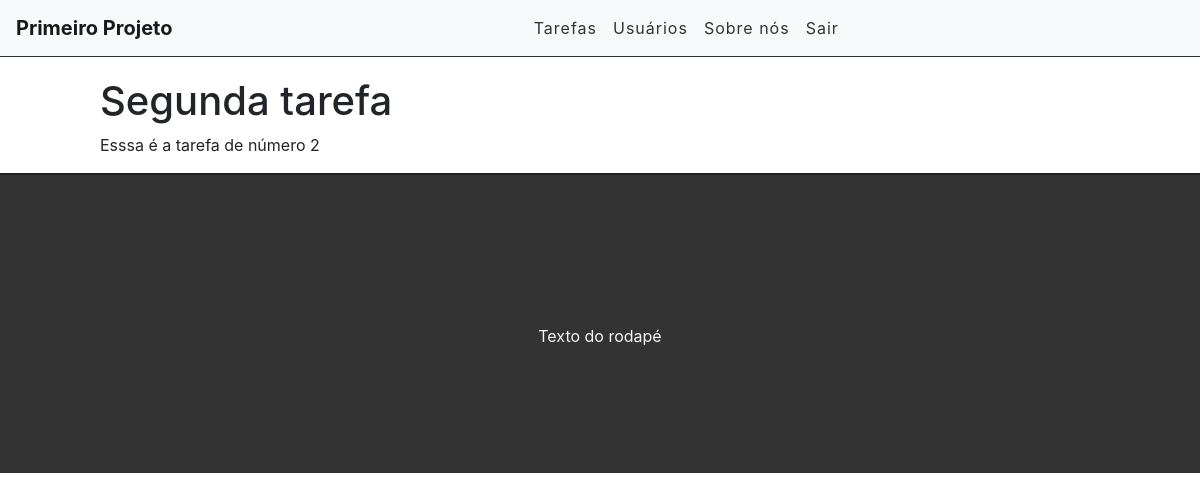
/task/2 (signed in), run on an earlier commit of the app's database.
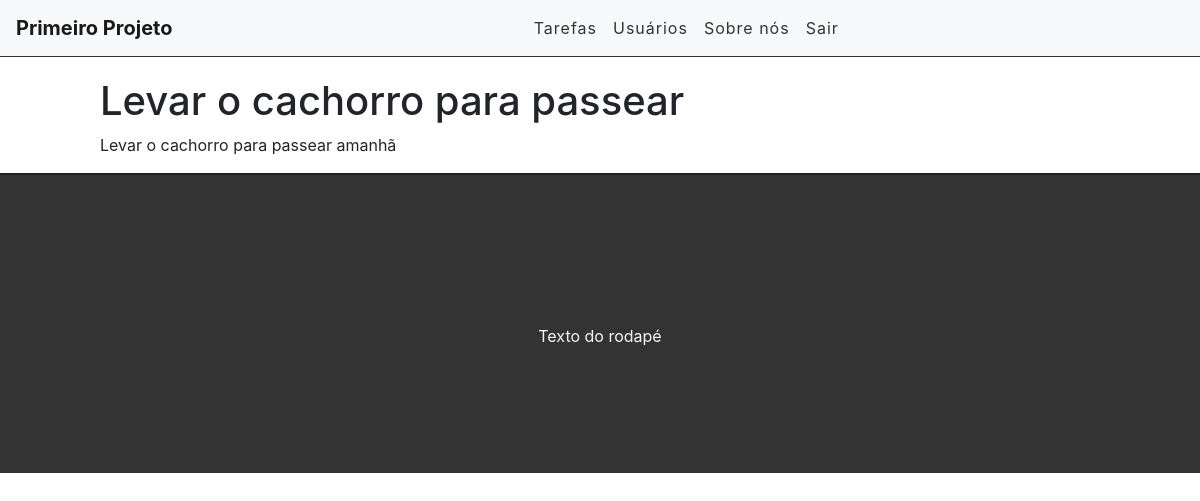
And on a later commit of the database.
### tasks/models.py (models this page shows, shortened)
class Task(models.Model):
    STATUS = (
        ('doing', 'Fazendo'),
        ('done', 'Feito'),
    )
    title = models.CharField(max_length=255)
    description = models.TextField()
    done = models.CharField(
        max_length=5,
        choices=STATUS,
    )
    created_at = models.DateTimeField(auto_now_add=True)
    updated_at = models.DateTimeField(auto_now=True)

### tasks/views.py (the view)
# urls.py: path('task/<int:id>', views.taskView, name='task-view'),
@login_required
def taskView(request, id):
    task = get_object_or_404(Task, pk=id)
    return render(request, 'tasks/task.html', {'task': task})

### tasks/templates/tasks/task.html (shortened to what this page needs)
{% extends 'base.html' %}
{% block content %}
   <div class="offset-1 col-10 list-div">
       <h1>{{task.title}}</h1>
       <p>{{task.description}}</p>
   </div>
{% endblock %}

What changed in the data, as far as the page shows it:
changed Task: title "Segunda tarefa" → "Levar o cachorro para passear"; description "Esssa é a tarefa de número 2" → "Levar o cachorro para passear amanhã"
